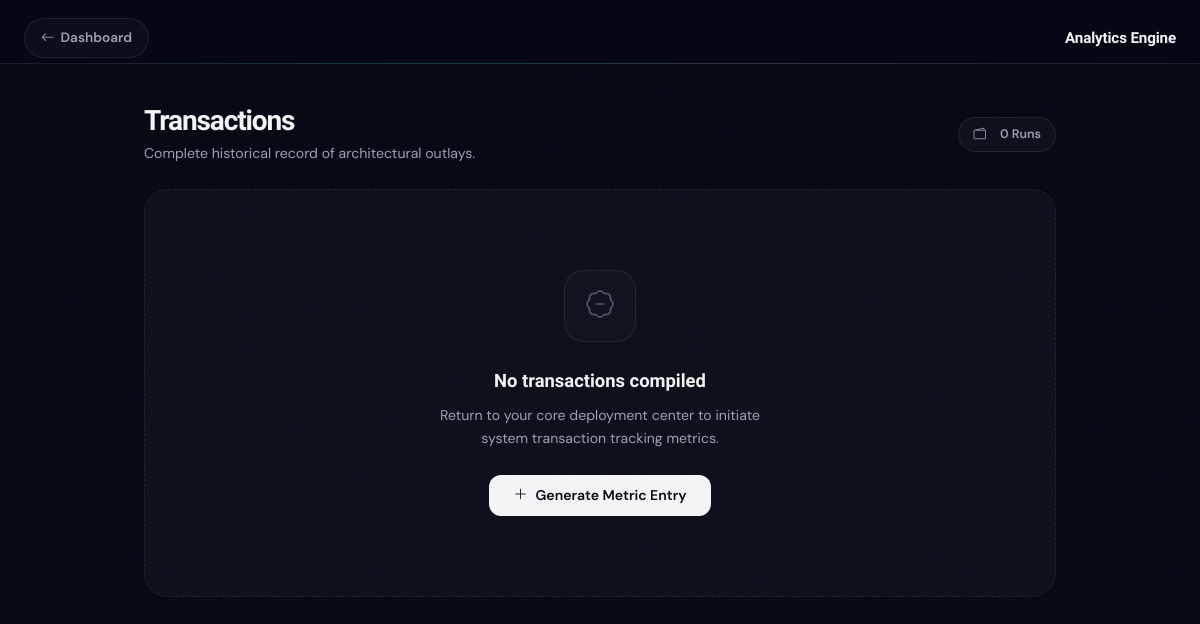
/expenses (signed in), run on an earlier commit of the app's database.
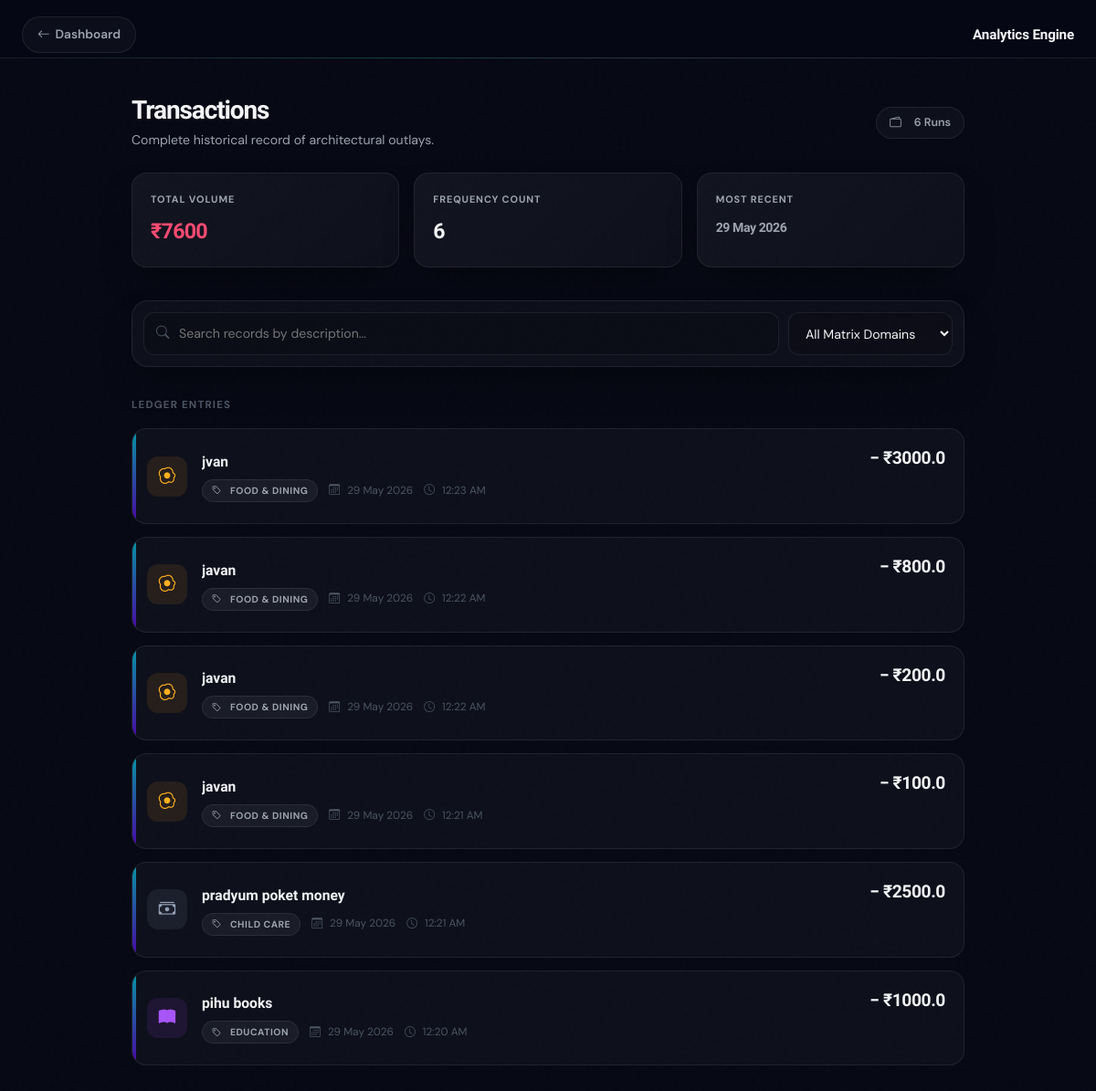
And on a later commit of the database.
### tables this page shows
CREATE TABLE expenses(

            id INTEGER PRIMARY KEY AUTOINCREMENT,
            user_id INTEGER,
            title TEXT,
            amount INTEGER,
            category TEXT,
            date TEXT,
            time TEXT

        );

### app.py (the view)
@app.route("/expenses")
def expenses_page():
    if "user_id" not in session:
        return redirect("/login")
    user_id = session["user_id"]
    conn    = get_db()
    cursor  = conn.cursor()
    cursor.execute(
        "SELECT * FROM expenses WHERE user_id = ? ORDER BY id DESC",
        (user_id,)
    )
    rows = cursor.fetchall()
    conn.close()
    expenses = []
    for row in rows:
        e = list(row)
        e[3] = float(e[3])   # index 3 = amount column
        expenses.append(e)
    total_spent = round(sum(e[3] for e in expenses), 2)
    return render_template(
        "expenses.html",
        expenses    = expenses,
        total_spent = int(total_spent)
    )

### app.py (called while the page is built)
def get_db():
    conn = sqlite3.connect("expenses.db")
    conn.row_factory = sqlite3.Row   # lets us access columns by name too
    return conn

### templates/expenses.html (shortened to what this page needs)
<!DOCTYPE html>
<html lang="en">
<head>
    <link href="https://cdn.jsdelivr.net/npm/bootstrap@5.3.3/dist/css/bootstrap.min.css" rel="stylesheet">
    <link rel="stylesheet" href="https://cdn.jsdelivr.net/npm/bootstrap-icons@1.11.3/font/bootstrap-icons.min.css">
    <link rel="stylesheet" href="{{ url_for('static', filename='style.css') }}">
</head>
<body>
    <nav class="navbar d-flex justify-content-between align-items-center">
        <a href="/" class="nav-back">
            <i class="bi bi-arrow-left"></i> Dashboard
        </a>
        <span class="nav-page-title">Analytics Engine</span>
    </nav>
    <div class="page-wrap">
        <div class="d-flex justify-content-between align-items-md-center align-items-start flex-column flex-md-row gap-3 mb-4">
            <div>
                <h2 class="page-heading">Transactions</h2>
                <p style="font-size:0.88rem; color:var(--text-sub); margin:4px 0 0;">
                    Complete historical record of architectural outlays.
                </p>
            </div>
            <span class="count-badge">
                <i class="bi bi-wallet2 me-2"></i>
                {{ expenses|length }} Run{{ 's' if expenses|length != 1 }}
            </span>
        </div>
        {% if expenses %}
        <div class="summary-bar">
            <div class="summary-tile">
                <span class="s-label">Total Volume</span>
                <span class="s-value" style="color: var(--coral-accent)">₹{{ total_spent }}</span>
            </div>
            <div class="summary-tile">
                <span class="s-label">Frequency Count</span>
                <span class="s-value">{{ expenses|length }}</span>
            </div>
            <div class="summary-tile">
                <span class="s-label">Most Recent</span>
                <span class="s-value" style="font-size:0.88rem; color:var(--text-sub); padding-top:4px;">
                    {{ expenses[0][5] if expenses }}
                </span>
            </div>
        </div>
        <div class="filter-wrapper">
            <div class="filter-bar">
                <div class="search-container">
                    <i class="bi bi-search"></i>
                    <input type="text" id="searchInput" placeholder="Search records by description...">
                </div>
                <select id="categoryFilter">
                    <option value="">All Matrix Domains</option>
                </select>
            </div>
        </div>
        <span class="section-label">Ledger Entries</span>
        <div id="expenseList">
        {% for expense in expenses %}
        {% set cat = expense[4] | lower %}
        {% if 'food' in cat or 'dining' in cat or 'grocer' in cat %}
            {% set ic = 'ic-food' %}{% set icon = 'bi-egg-fried' %}
        {% elif 'travel' in cat or 'transport' in cat or 'fuel' in cat %}
            {% set ic = 'ic-travel' %}{% set icon = 'bi-car-front-fill' %}
        {% elif 'health' in cat or 'medical' in cat or 'gym' in cat or 'fitness' in cat %}
            {% set ic = 'ic-health' %}{% set icon = 'bi-heart-pulse-fill' %}
        {% elif 'shop' in cat or 'cloth' in cat or 'beauty' in cat or 'personal' in cat %}
            {% set ic = 'ic-shop' %}{% set icon = 'bi-bag-fill' %}
        {% elif 'bill' in cat or 'util' in cat or 'rent' in cat or 'emi' in cat or 'internet' in cat or 'mobile' in cat or 'electric' in cat %}
            {% set ic = 'ic-bills' %}{% set icon = 'bi-receipt-cutoff' %}
        {% elif 'edu' in cat or 'book' in cat %}
            {% set ic = 'ic-edu' %}{% set icon = 'bi-book-fill' %}
        {% elif 'entertain' in cat or 'movie' in cat or 'gaming' in cat %}
            {% set ic = 'ic-travel' %}{% set icon = 'bi-controller' %}
        {% else %}
            {% set ic = 'ic-default' %}{% set icon = 'bi-cash-stack' %}
        {% endif %}
        <div class="xcard"
             data-title="{{ expense[2] | lower }}"
             data-category="{{ expense[4] }}">
            <div class="xcard-strip"></div>
            <div class="xcard-icon-col">
                <div class="xcard-icon {{ ic }}">
                    <i class="bi {{ icon }}"></i>
                </div>
            </div>
            <div class="xcard-body">
                <div class="xcard-title">{{ expense[2] }}</div>
                <div class="xcard-meta">
                    <span class="xcard-cat">
                        <i class="bi bi-tag me-1"></i>
                        {{ expense[4] }}
                    </span>
                    <span class="xcard-date">
                        <i class="bi bi-calendar3 me-1"></i>
                        {{ expense[5] }}
                    </span>
                    <span class="xcard-date">
                        <i class="bi bi-clock me-1"></i>
                        {{ expense[6] }}
                    </span>
                </div>
            </div>
            <div class="xcard-right">
                <div class="xcard-amount">− ₹{{ expense[3] }}</div>
            </div>
        </div>
        {% endfor %}
        </div>
        {% else %}
        <div class="empty-wrap">
            <div class="empty-icon-box"><i class="bi bi-patch-minus"></i></div>
            <div class="empty-title">No transactions compiled</div>
            <p style="font-size:0.88rem; color:var(--text-sub); margin-bottom:24px; max-width: 320px; margin-left: auto; margin-right: auto;">
                Return to your core deployment center to initiate system transaction tracking metrics.
            </p>
            <a href="/" class="btn btn-premium px-4">
                <i class="bi bi-plus-lg me-2"></i>Generate Metric Entry
            </a>
        </div>
        {% endif %}
    </div>
</body>
</html>

### static/style.css (style rules this page uses)
:root { --bg-base: #060a12; --bg-surface: #0b1220; --bg-elevated: #111b2e; --bg-hover: #172338; --bg-overlay: rgba(6, 10, 18, 0.82); --border-subtle: rgba(80, 120, 180, 0.10); --border-default: rgba(80, 120, 180, 0.20); --border-strong: rgba(80, 120, 180, 0.38); --border-accent: rgba(0, 220, 180, 0.30); --text-primary: #eaf0fa; --text-secondary: #8fa8c8; --text-muted: #4a6080; --text-inverse: #060a12; --text-display: #f4f8ff; --accent-teal: #00dcb4; --accent-teal-dim: #00a882; --accent-teal-bg: rgba(0, 220, 180, 0.08); --accent-teal-glow: rgba(0, 220, 180, 0.22); --accent-teal-ring: rgba(0, 220, 180, 0.18); --accent-amber: #f0a500; --accent-amber-dim: #c07800; --accent-amber-bg: rgba(240, 165, 0, 0.08); --accent-amber-glow:rgba(240, 165, 0, 0.20); --accent-coral: #ff5f5f; --accent-coral-dim: #cc3c3c; --accent-coral-bg: rgba(255, 95, 95, 0.08); --accent-coral-glow:rgba(255, 95, 95, 0.20); --accent-indigo: #7b8ff5; --accent-indigo-bg: rgba(123, 143, 245, 0.08); --accent-indigo-glow:rgba(123, 143, 245, 0.20); --accent-green: #2ecc8a; --accent-green-bg: rgba(46, 204, 138, 0.08); --accent-green-glow:rgba(46, 204, 138, 0.18); --grad-primary: linear-gradient(135deg, #00dcb4 0%, #0090ff 100%); --grad-warm: linear-gradient(135deg, #f0a500 0%, #ff5f5f 100%); --grad-cool: linear-gradient(135deg, #7b8ff5 0%, #00dcb4 100%); --grad-subtle: linear-gradient(180deg, rgba(0,220,180,0.06) 0%, transparent 100%); --grad-bg: radial-gradient(ellipse 70% 45% at 15% 0%, rgba(0,180,150,0.09) 0%, transparent 65%), radial-gradient(ellipse 55% 40% at 85% 5%, rgba(0,100,255,0.07) 0%, transparent 65%), radial-gradient(ellipse 80% 60% at 50% 100%,rgba(123,143,245,0.05) 0%, transparent 70%), #060a12; --shadow-xs: 0 1px 4px rgba(0,0,0,0.4); --shadow-sm: 0 2px 10px rgba(0,0,0,0.45); --shadow-md: 0 6px 24px rgba(0,0,0,0.5); --shadow-lg: 0 14px 52px rgba(0,0,0,0.6); --shadow-xl: 0 24px 80px rgba(0,0,0,0.65); --shadow-glow-teal: 0 0 40px rgba(0,220,180,0.16); --shadow-glow-amber: 0 0 32px rgba(240,165,0,0.18); --shadow-glow-coral: 0 0 32px rgba(255,95,95,0.18); --radius-xs: 5px; --radius-sm: 9px; --radius-md: 14px; --radius-lg: 20px; --radius-xl: 28px; --radius-2xl: 36px; --radius-pill:100px; --ease-out: cubic-bezier(0.16, 1, 0.3, 1); --ease-spring: cubic-bezier(0.34, 1.56, 0.64, 1); --ease-in-out: cubic-bezier(0.45, 0, 0.55, 1); --duration-fast: 0.18s; --duration: 0.26s; --duration-slow: 0.42s; --z-base: 1; --z-sticky: 100; --z-modal: 500; --z-toast: 1000; }
*, *::before, *::after { box-sizing: border-box; margin: 0; padding: 0; }
html { scroll-behavior: smooth; -webkit-font-smoothing: antialiased; -moz-osx-font-smoothing: grayscale; text-rendering: optimizeLegibility; }
body { font-family: 'DM Sans', sans-serif; font-size: 15px; font-weight: 400; line-height: 1.65; color: var(--text-primary); background: var(--bg-base); background-image: var(--grad-bg); background-attachment: fixed; min-height: 100vh; overflow-x: hidden; }
body::before { content: ''; position: fixed; inset: 0; pointer-events: none; z-index: 0; opacity: 0.55; }
a { text-decoration: none; color: inherit; }
.navbar { background: var(--bg-overlay); backdrop-filter: blur(24px) saturate(1.8); -webkit-backdrop-filter: blur(24px) saturate(1.8); border-bottom: 1px solid var(--border-subtle); padding: 0 28px; height: 64px; position: sticky; top: 0; z-index: var(--z-sticky); display: flex; align-items: center; gap: 12px; }
.navbar::after { content: ''; position: absolute; bottom: -1px; left: 0; right: 0; height: 1px; background: linear-gradient(90deg, transparent 0%, var(--accent-teal) 35%, var(--accent-indigo) 65%, transparent 100%); opacity: 0.18; }

What changed in the data, as far as the page shows it:
added expenses: date "29 May 2026", title "jvan", category "FOOD & DINING", time "12:23 AM", amount "3000.0"
added expenses: title "javan", category "FOOD & DINING", date "29 May 2026", time "12:22 AM", amount "800.0"
added expenses: title "javan", category "FOOD & DINING", date "29 May 2026", time "12:22 AM", amount "200.0"
added expenses: title "javan", category "FOOD & DINING", date "29 May 2026", time "12:21 AM", amount "100.0"
added expenses: title "pradyum poket money", category "CHILD CARE", date "29 May 2026", time "12:21 AM", amount "2500.0"
added expenses: title "pihu books", category "EDUCATION", date "29 May 2026", time "12:20 AM", amount "1000.0"
Also different on the page:
{{ expenses|length }}: "0" → "6"
{{ total_spent }}: (not shown) → "7600"
{{ expenses|length }}: (not shown) → "6"
form field value: (not shown) → "All Matrix Domains"
text no longer shown: "No transactions compiled Return to your core deployment center to initiate system transaction tracking metrics. Generate Metric Entry"
text now shown: "TOTAL VOLUME ₹ FREQUENCY COUNT MOST RECENT LEDGER ENTRIES"
